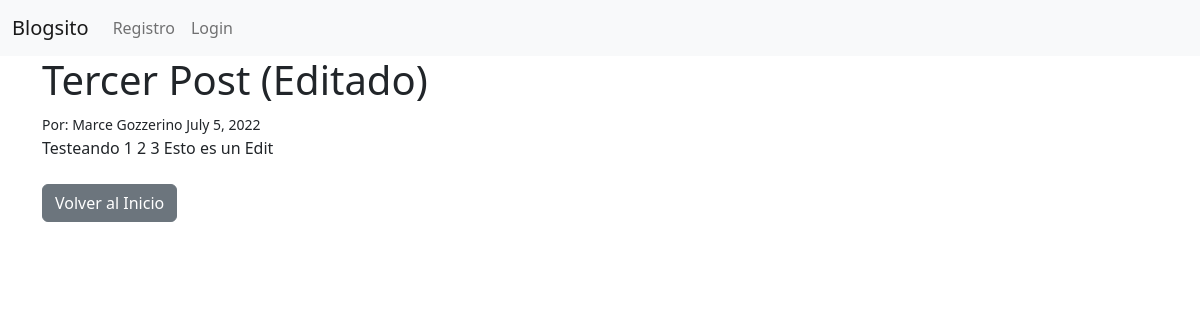
Page /articulo/3 on the committed database.
### vlog/models.py (models this page shows, shortened)
class Post(models.Model):
    titulo = models.CharField(max_length=255)
    etiqueta = models.CharField(max_length=255)
    autor = models.ForeignKey(User, on_delete=models.CASCADE)
    cuerpo = models.TextField()
    fecha = models.DateField(auto_now_add=True)
    categoria = models.CharField(max_length=255, default='Sin Categorizar')

### vlog/views.py (the view)
# urls.py: path('articulo/<int:pk>', ArticuloDetallado.as_view(), name = "ArticuloDetallado"),
class ArticuloDetallado(DetailView):
    model = Post
    template_name = 'articulo.html'

### vlog/templates/articulo.html (shortened to what this page needs)
{% extends 'base.html' %}
{% block content %}
<h1>{{ post.titulo }}</h1>
<small>
    Por: {{ post.autor.first_name }}
    {{ post.autor.last_name }}
    {{ post.fecha }}
</small> </br>
{{ post.cuerpo }}
<br/><br/>
<a href="{% url 'home' %}" class="btn btn-secondary">Volver al Inicio</a></br>
{% endblock %}

### rows in the picture
Post: titulo "Tercer Post (Editado)", autor.first_name "Marce", autor.last_name "Gozzerino", fecha "July 5, 2022", cuerpo "Testeando 1 2 3 Esto es un Edit"
